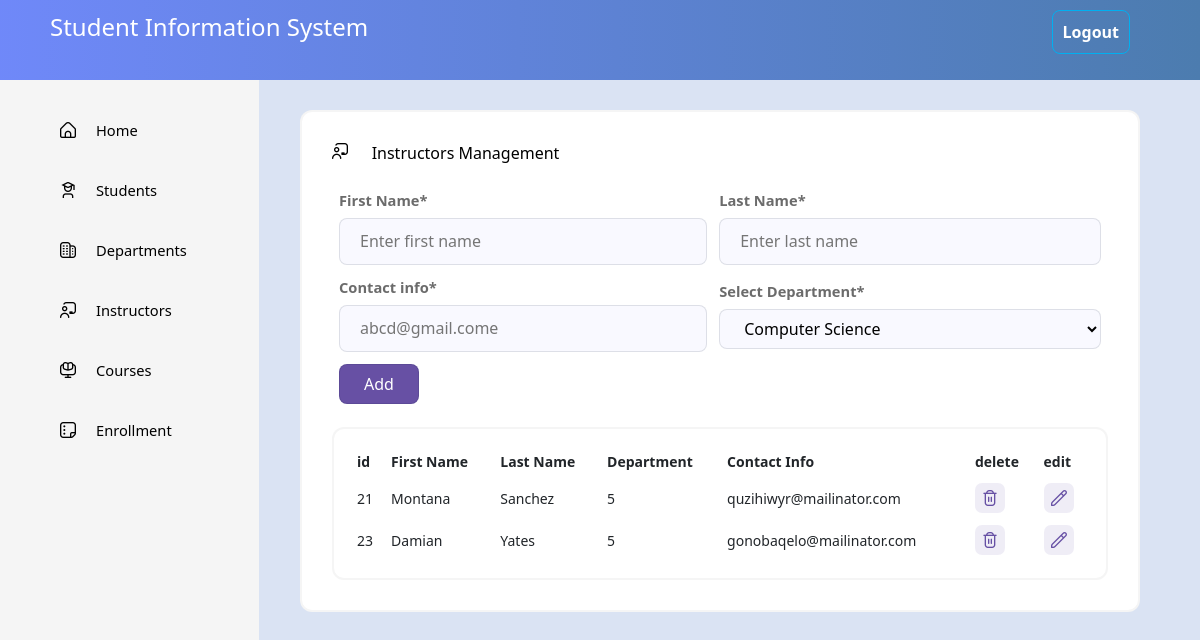
Screenshot of /collage/instructor_List.php (signed in) with the database file from the repository.
### tables this page shows
CREATE TABLE `instructor` (
  `instructor_id` int(11) NOT NULL,
  `first_name` varchar(50) NOT NULL,
  `last_name` varchar(50) NOT NULL,
  `department_id` int(11) DEFAULT NULL,
  `contact_info` varchar(100) DEFAULT NULL
);

### collage/instructor_List.php (the view, shortened to what this page needs)
<?php
include("..//gridview.php");
$txtFirstName=$txtLastName=$email=$department="";
include("controll/instructor/ControllerInstructorData.php");
if(isset($_SESSION["username"])){
    include("../config/connection.php");
    $query = "SELECT*FROM Instructor;";
    $query2 = "SELECT department_id, department_name from Department";
    $res = mysqli_query($conn, $query);
    $department_result = mysqli_query($conn, $query2);
    if($res && $department_result ){
        $result_set = mysqli_fetch_all($res,2);
        $department_set  = mysqli_fetch_all($department_result,2);
    }
    else{
        echo "ERROR: Coud not feach data";
    }
}else{
    header("Location: ../auth/login.php");
}
?>
<html lang="en">
<head>
    <link rel="stylesheet" type="text/css" href="..//gridviewStyle.css">
    <link rel="stylesheet" type="text/css" href="..//css.css">
</head>
<body>
    <?php include("..//layout//header.php") ?>
    <?php include("..//side.php") ?>
    <div class="center">
        <span class="titel">
            <i class="icon"><img class="title_ico" src="..//assets//img//icon//instructor.png" alt="noimg"></img></i>
            <h3>Instructors Management</h3>
        </span><br><br>
            <div class="container">
            <form method="post" action="<?php echo htmlspecialchars($_SERVER['PHP_SELF']); ?>">
            <table class="table-input">
                <tr>
                    <td colspan="1"><label for="" class="label-input">First Name*</label>
                        <input type="text" name="txtFirstName" id="txtFirstName"  placeholder="Enter first name" value="<?php echo $txtFirstName ;?>">
                    </td>
                    <td colspan="1"><label for="" class="label-input">Last Name*</label>
                        <input type="text" name="txtLastName" id="txtLastName" required  placeholder="Enter last name" value="<?php echo $txtLastName ;?>">
                    </td>
                </tr>
                <tr>
                    <td colspan="1"><label for="" class="label-input">Contact info*</label>
                        <input type="email" name="email" id="email" required  placeholder="abcd@gmail.come" value="<?php echo $email ;?>">
                    </td>
                    <td><label for="" class="label-input">Select Department*</label>
                        <select name="department" id="department">
                            <?php foreach ($department_set as $row) { ?>
                                <option value="<?php echo $row[0] ?>"><?php echo $row[1] ?></option>
                            <?php } ?>
                        </select>
                    </td>
                </tr>
                <tr>
                    <td><input type="submit" name="addInstructor" id="addInstructor" value="Add"></td>
                </tr>
            </table>
            </form>
            <?php  $tableName = "Instructor";
                    $colName = array("id","First Name", "Last Name","Department", "Contact Info","delete", "edit");
                    $actions=array("Delete", "Edit");
                    $grid = new Gridview($tableName, $colName, $actions) ;
                    $grid->creat_table($result_set);
                    $grid->addAndCloseEnd()?>
            </div>
    </div>
</body>
</html>

### gridview.php (shortened to what this page needs)
<?php
class Gridview{
    public $tableName = null;
    public $attribut =array();
    public $data_set = array();
    public $actions=array();
    public function __construct($tableName="", $attribut ,$actions=array(),$data_set=array()){
        $this->tableName = $tableName;
        $this->attribut = $attribut;
        $this->data_set = $data_set;
        $this->actions = $actions;
    }
    function creat_table($data_set =""){
        $tablename=$this->tableName;
        $this->tb = "<table class='tb2'>";
        $this->tb .= "<thead>";
        $data_set = ($data_set!="" )? $data_set : $this->data_set;
        foreach($this->attribut as $attr){
            $this->tb .= "<td>".$attr."</td>";
        }
        $this->tb .= "</thead>";
        if(!empty($data_set)){
            foreach($data_set as $row){
                $row = array_merge($row, $this->actions);
                $this->tb .= "<tr>";
                foreach($row as $cell_data){
                    if($cell_data =="Delete" ||$cell_data =="Edit" || $cell_data =="Add" ||$cell_data =="Search"|| $cell_data =="View" || $cell_data =="Apply" || $cell_data =="Detail")
                    {
                        $this->tb .= "<td>";
                       $this->tb .= "<form action='".htmlspecialchars($_SERVER['PHP_SELF'])."' method='post'>";
                        $this->tb .= "<input type='hidden' name='recordId' value='{$row[0]}'>";
                        $this->tb .= "<button class=\"btn_action\" type='submit' name='$cell_data$tablename' value='$cell_data'><img src=\"..//assets//img//actions//$cell_data.png\" alt=\"$cell_data\"></button>";
                        $this->tb .= "</form>";
                        $this->tb .= "</td>";
                        continue;
                    }
                    else{
                        $this->tb .= "<td>".$cell_data."</td>";
                    }
                }
                $this->tb .= "</tr>";
            }
        }
        echo $this->tb;
    }
   function addAndCloseEnd($item = ""){
    echo "</table>";
    }
}
?>

### gridviewStyle.css (style rules this page uses)
table { border:1px solid;color: red; width: 100%; }
table td,th { text-align:left; }
thead td { width: auto;font-weight:bold;text-align: left;color:#fff; background:#333;padding: 5px; }
tbody td { width: auto;text-align: left; background:#DDD; padding: 5px; }

### css.css (style rules this page uses)
* { margin: 0px; padding: 0px; box-sizing: border-box; font-family: 'Segoe UI', Tahoma, 'Geneva', Verdana, sans-serif; font-size: 14px; }
body { background-color: #DAE3F3; }
.header,.nav,.center { border:none; background-color: black; }
.center { background-color: white; width: 70%; border:2px solid #2323240b ; border-radius: 12px; height:auto; margin-left:300px ; margin-right: 40px; margin-top: 30px; padding:30px; font-weight: bolder; box-shadow:0.80 0 0 0.80; display: flexbox; }
h3 { display: inline-block; font-weight: 400; font-size: 16px; }
.container { background-color: #FFFFFF; height: auto; width:100%; font-style: normal; color: #0b1c39; font-style: normal; border-radius: 8px; }
img { width: 16px; height: 16px; margin-right: 20px; }
button { width: auto; display: flex; flex-direction: row; justify-content:left; align-items:center; }
table { border:1px solid #2323240b ; width:100%; max-height: 50%; box-shadow:0.80 0 0 0.80; overflow-y:auto; }
table td,table { background-color: #fff; color: #212529; border: none; }
.tb2 { border:2px solid #2323240b ; border-radius: 12px; padding: 16px; box-shadow: none; margin-top: 16px; }
input,select { width: 100%; font-size: 16px; background-color: #f9f9ff; line-height:45px ; border:1px solid #0b1c391e; border-radius: 8px; padding: 0px 20px; }
input[type=submit] { width: auto; height: 40px; padding: 0px 24px; line-height: 16px; font-weight: 500px; font-size: 12pt; background-color:#6750A4; color: #FFFFFF; text-align: center; }
select { height: 40px; }
label { font-weight: bold; display: inline-block; margin-bottom: 8px; font-size: 11pt; color: #00000094; }
.titel { margin: 24px 0px; }
.btn_action { background-color: #6650a41a; border-width:0px ; border-radius:7px ; height: 30px; width: 30px; text-align: center; }
.btn_action img { margin: auto; }

### rows the page displays
instructor: instructor_id "21 Montana Sanchez 5 quzihiwyr@mailinator.com"
instructor: instructor_id "23 Damian Yates 5 gonobaqelo@mailinator.com"

### other values shown
$attr "id First Name Last Name Department Contact Info delete edit"
form field department "Computer Science"
